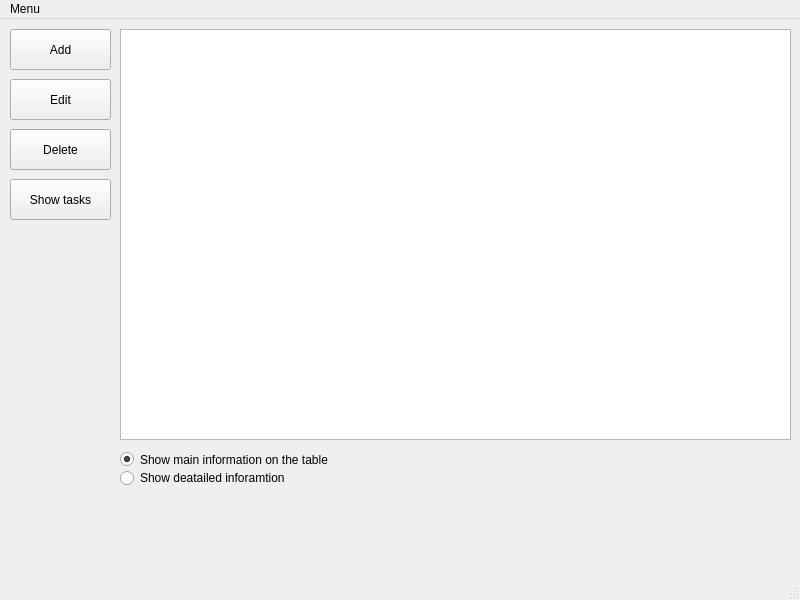
<?xml version="1.0" encoding="UTF-8"?>
<ui version="4.0">
 <class>MainWindow</class>
 <widget class="QMainWindow" name="MainWindow">
  <property name="geometry">
   <rect>
    <x>0</x>
    <y>0</y>
    <width>800</width>
    <height>600</height>
   </rect>
  </property>
  <property name="windowTitle">
   <string>MainWindow</string>
  </property>
  <property name="locale">
   <locale language="English" country="UnitedKingdom"/>
  </property>
  <widget class="QWidget" name="centralwidget">
   <widget class="QTableView" name="tableView">
    <property name="geometry">
     <rect>
      <x>120</x>
      <y>10</y>
      <width>671</width>
      <height>411</height>
     </rect>
    </property>
   </widget>
   <widget class="QPushButton" name="add_btn">
    <property name="geometry">
     <rect>
      <x>10</x>
      <y>10</y>
      <width>101</width>
      <height>41</height>
     </rect>
    </property>
    <property name="text">
     <string>Add</string>
    </property>
   </widget>
   <widget class="QPushButton" name="edit_btn">
    <property name="geometry">
     <rect>
      <x>10</x>
      <y>60</y>
      <width>101</width>
      <height>41</height>
     </rect>
    </property>
    <property name="text">
     <string>Edit</string>
    </property>
   </widget>
   <widget class="QPushButton" name="delete_btn">
    <property name="geometry">
     <rect>
      <x>10</x>
      <y>110</y>
      <width>101</width>
      <height>41</height>
     </rect>
    </property>
    <property name="text">
     <string>Delete</string>
    </property>
   </widget>
   <widget class="QRadioButton" name="radioButton">
    <property name="geometry">
     <rect>
      <x>120</x>
      <y>430</y>
      <width>671</width>
      <height>21</height>
     </rect>
    </property>
    <property name="text">
     <string>Show main information on the table</string>
    </property>
    <property name="checked">
     <bool>true</bool>
    </property>
   </widget>
   <widget class="QRadioButton" name="radioButton_2">
    <property name="geometry">
     <rect>
      <x>120</x>
      <y>450</y>
      <width>671</width>
      <height>18</height>
     </rect>
    </property>
    <property name="text">
     <string>Show deatailed inforamtion</string>
    </property>
   </widget>
   <widget class="QPushButton" name="pushButton">
    <property name="geometry">
     <rect>
      <x>10</x>
      <y>160</y>
      <width>101</width>
      <height>41</height>
     </rect>
    </property>
    <property name="text">
     <string>Show tasks</string>
    </property>
   </widget>
  </widget>
  <widget class="QMenuBar" name="menubar">
   <property name="geometry">
    <rect>
     <x>0</x>
     <y>0</y>
     <width>800</width>
     <height>22</height>
    </rect>
   </property>
   <widget class="QMenu" name="menuMenu">
    <property name="title">
     <string>Menu</string>
    </property>
    <addaction name="actionAdd"/>
    <addaction name="actionEdit"/>
    <addaction name="actionDelete"/>
    <addaction name="actionShow_2"/>
    <addaction name="separator"/>
    <addaction name="actionSave"/>
    <addaction name="separator"/>
    <addaction name="actionExit"/>
   </widget>
   <addaction name="menuMenu"/>
  </widget>
  <widget class="QStatusBar" name="statusbar"/>
  <action name="actionAdd">
   <property name="text">
    <string>Add</string>
   </property>
  </action>
  <action name="actionEdit">
   <property name="text">
    <string>Edit</string>
   </property>
  </action>
  <action name="actionShow">
   <property name="text">
    <string>Show</string>
   </property>
  </action>
  <action name="actionSave">
   <property name="text">
    <string>Save</string>
   </property>
  </action>
  <action name="actionExit">
   <property name="text">
    <string>Exit</string>
   </property>
  </action>
  <action name="actionshow">
   <property name="text">
    <string>show</string>
   </property>
  </action>
  <action name="actionShow_2">
   <property name="text">
    <string>Show tasks</string>
   </property>
  </action>
  <action name="actionDelete">
   <property name="text">
    <string>Delete</string>
   </property>
  </action>
 </widget>
 <resources/>
 <connections>
  <connection>
   <sender>actionExit</sender>
   <signal>triggered()</signal>
   <receiver>MainWindow</receiver>
   <slot>close()</slot>
   <hints>
    <hint type="sourcelabel">
     <x>-1</x>
     <y>-1</y>
    </hint>
    <hint type="destinationlabel">
     <x>399</x>
     <y>299</y>
    </hint>
   </hints>
  </connection>
 </connections>
</ui>
